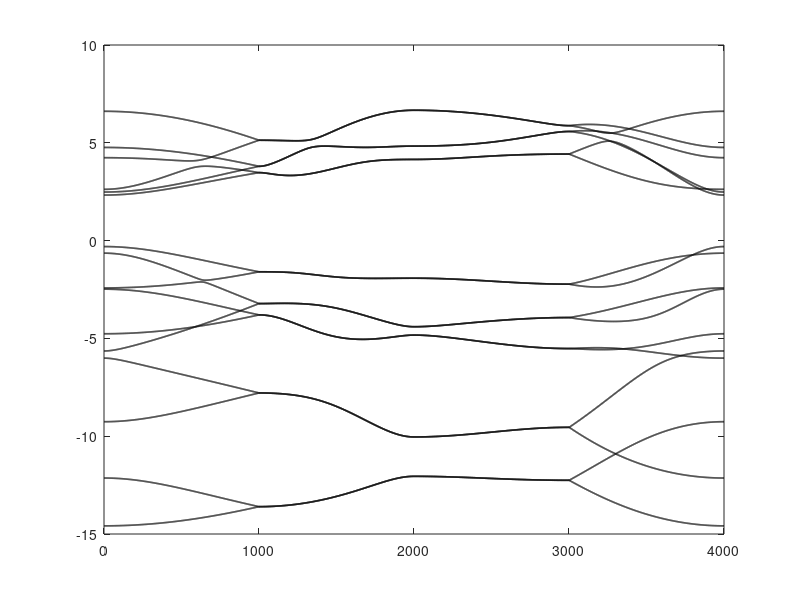

MATLAB code for this plot: (Note: this script raises an error after producing the figure.)
clear all;
close all;
clc;
 
% Parámetros de la red
a = 4.62;
b = 3.30;
gamma = 76.31;
alfa = 98.15/2;
s = sind(gamma);
c = cosd(gamma);
smedios = sind(alfa);
cmedios = cosd(alfa);
Omega = sqrt(1-s^2);
Delta = (-s);
Es = -8.8;
Epx = 0;
Epy = 0;
Epz = 0;   
Vsssigma = -1.59;
Vspsigma = 2.39;
Vppsigma = 4.03;
Vpppi = -1.14;

% Número de puntos por tramo
N = 1000;

% Puntos de alta simetría
G = [0, 0];
X = [pi/a, 0];
S = [pi/a, pi/b];
Y = [0, pi/b];

% Definir segmentos del camino de simetría
k_GX  = [linspace(G(1), X(1), N )', linspace(G(2), X(2), N )'];
k_XS  = [linspace(X(1), S(1), N )', linspace(X(2), S(2), N )'];
k_SY  = [linspace(S(1), Y(1), N)', linspace(S(2), Y(2), N )'];
k_YG  = [linspace(Y(1), G(1), N)', linspace(Y(2), G(2), N )'];

% Camino completo
k_path = [k_GX; k_XS; k_SY; k_YG];

% Cálculo de las bandas
bands = zeros(size(k_path,1), 16);
for i = 1:size(k_path,1)
    kx = k_path(i,1);
    ky = k_path(i,2);
   
     % Matriz h0
        h0=[
        Es 0 0 0 Vsssigma Omega*Vspsigma 0 -Delta*Vspsigma 0 0 0 0 Vsssigma -cmedios*Vspsigma -smedios*Vspsigma 0; 
        0 Epx 0 0 -Omega*Vspsigma Omega^2*Vppsigma+(1-Omega^2)*Vpppi 0 -Omega*Delta*(Vppsigma-Vpppi) 0 0 0 0 cmedios*Vspsigma cmedios^2*Vppsigma+(1-cmedios^2)*Vpppi smedios*cmedios*(Vppsigma-Vpppi) 0;
        0 0 Epy 0 0 0 Vpppi 0 0 0 0 0 smedios*Vspsigma smedios*cmedios*(Vppsigma-Vpppi) smedios^2*Vppsigma+(1-smedios^2)*Vpppi 0; 
        0 0 0 Epz Delta*Vspsigma -Omega*Delta*(Vppsigma-Vpppi) 0 Delta^2*Vppsigma+(1-Delta^2)*Vpppi 0 0 0 0 0 0 0 Vpppi; 
        Vsssigma -Omega*Vspsigma 0 Delta*Vspsigma Es 0 0 0 Vsssigma cmedios*Vspsigma -smedios*Vspsigma 0 0 0 0 0; 
        Omega*Vspsigma Omega^2*Vppsigma+(1-Omega^2)*Vpppi 0 -Omega*Delta*(Vppsigma-Vpppi) 0 Epx 0 0 -cmedios*Vspsigma cmedios^2*Vppsigma+(1-cmedios^2)*Vpppi -smedios*cmedios*(Vppsigma-Vpppi) 0 0 0 0 0; 
        0 0 Vpppi 0 0 0 Epy 0 smedios*Vspsigma -smedios*cmedios*(Vppsigma-Vpppi) smedios^2*Vppsigma+(1-smedios^2)*Vpppi 0 0 0 0 0;
        -Delta*Vspsigma -Omega*Delta*(Vppsigma-Vpppi) 0 Delta^2*Vppsigma+(1-Delta^2)*Vpppi 0 0 0 Epz 0 0 0 Vpppi 0 0 0 0; 
        0 0 0 0 Vsssigma -cmedios*Vspsigma smedios*Vspsigma 0 Es 0 0 0 0 0 0 0; 
        0 0 0 0 cmedios*Vspsigma cmedios^2*Vppsigma+(1-cmedios^2)*Vpppi -smedios*cmedios*(Vppsigma-Vpppi) 0 0 Epx 0 0 0 0 0 0; 
        0 0 0 0 -smedios*Vspsigma -smedios*cmedios*(Vppsigma-Vpppi) smedios^2*Vppsigma+(1-smedios^2)*Vpppi 0 0 0 Epy 0 0 0 0 0;  
        0 0 0 0 0 0 0 Vpppi 0 0 0 Epz 0 0 0 0; 
        Vsssigma cmedios*Vspsigma smedios*Vspsigma 0 0 0 0 0 0 0 0 0 Es 0 0 0; 
        -cmedios*Vspsigma cmedios^2*Vppsigma+(1-cmedios^2)*Vpppi smedios*cmedios*(Vppsigma-Vpppi) 0 0 0 0 0 0 0 0 0 0 Epx 0 0;
        -smedios*Vspsigma smedios*cmedios*(Vppsigma-Vpppi) smedios^2*Vppsigma+(1-smedios^2)*Vpppi 0 0 0 0 0 0 0 0 0 0 0 Epy 0; 
        0 0 0 Vpppi 0 0 0 0 0 0 0 0 0 0 0 Epz; 
        ];
        % Matriz h1
        A=[
        0 0 0 0 0 0 0 0 0 0 0 0 Vsssigma -cmedios*Vspsigma smedios*Vspsigma 0; 
        0 0 0 0 0 0 0 0 0 0 0 0 cmedios*Vspsigma cmedios^2*Vppsigma+(1-cmedios^2)*Vpppi -smedios*cmedios*(Vppsigma-Vpppi) 0;
        0 0 0 0 0 0 0 0 0 0 0 0 -smedios*Vspsigma -smedios*cmedios*(Vppsigma-Vpppi) smedios^2*Vppsigma+(1-smedios^2)*Vpppi 0; 
        0 0 0 0 0 0 0 0 0 0 0 0 0 0 0 Vpppi; 
        0 0 0 0 0 0 0 0 Vsssigma cmedios*Vspsigma smedios*Vspsigma 0 0 0 0 0; 
        0 0 0 0 0 0 0 0 -cmedios*Vspsigma cmedios^2*Vppsigma+(1-cmedios^2)*Vpppi smedios*cmedios*(Vppsigma-Vpppi) 0 0 0 0 0;
        0 0 0 0 0 0 0 0 -smedios*Vspsigma smedios*cmedios*(Vppsigma-Vpppi) smedios^2*Vppsigma+(1-smedios^2)*Vpppi 0 0 0 0 0; 
        0 0 0 0 0 0 0 0 0 0 0 Vpppi 0 0 0 0; 
        0 0 0 0 0 0 0 0 0 0 0 0 0 0 0 0; 
        0 0 0 0 0 0 0 0 0 0 0 0 0 0 0 0; 
        0 0 0 0 0 0 0 0 0 0 0 0 0 0 0 0;
        0 0 0 0 0 0 0 0 0 0 0 0 0 0 0 0;
        0 0 0 0 0 0 0 0 0 0 0 0 0 0 0 0; 
        0 0 0 0 0 0 0 0 0 0 0 0 0 0 0 0; 
        0 0 0 0 0 0 0 0 0 0 0 0 0 0 0 0;
        0 0 0 0 0 0 0 0 0 0 0 0 0 0 0 0;
        ];
        h1 = A * exp(1i*b*ky);
        % Matriz h2
        B = [
        0 0 0 0 0 0 0 0 0 0 0 0 0 0 0 0;
        0 0 0 0 0 0 0 0 0 0 0 0 0 0 0 0;
        0 0 0 0 0 0 0 0 0 0 0 0 0 0 0 0;
        0 0 0 0 0 0 0 0 0 0 0 0 0 0 0 0;
        0 0 0 0 0 0 0 0 0 0 0 0 0 0 0 0;
        0 0 0 0 0 0 0 0 0 0 0 0 0 0 0 0;
        0 0 0 0 0 0 0 0 0 0 0 0 0 0 0 0;
        0 0 0 0 0 0 0 0 0 0 0 0 0 0 0 0;
        0 0 0 0 0 0 0 0 0 0 0 0 Vsssigma Omega*Vspsigma 0 Delta*Vspsigma; 
        0 0 0 0 0 0 0 0 0 0 0 0 -Omega*Vspsigma Omega^2*Vppsigma+(1-Omega^2)*Vpppi 0 Delta*Omega*(Vppsigma-Vpppi);
        0 0 0 0 0 0 0 0 0 0 0 0 0 0 Vpppi 0; 
        0 0 0 0 0 0 0 0 0 0 0 0 -Delta*Vspsigma Delta*Omega*(Vppsigma-Vpppi) 0 Delta^2*Vppsigma+(1-Delta^2)*Vpppi; 
        0 0 0 0 0 0 0 0 0 0 0 0 0 0 0 0;
        0 0 0 0 0 0 0 0 0 0 0 0 0 0 0 0;
        0 0 0 0 0 0 0 0 0 0 0 0 0 0 0 0;
        0 0 0 0 0 0 0 0 0 0 0 0 0 0 0 0; 
        ];
        h2 = B*exp(1i*a*kx);
      
        % Hamiltoniano total
        H = h0 + h1 + h2 + h1' + h2';
    % Calcular autovalores ordenados
    bands(i,:) = sort(real(eig(H)))'; % usar sort para continuidad visual
end
% Eje x para graficar
x = 1:size(k_path,1);
% Posiciones y etiquetas de los puntos de alta simetría
xticks_pos = [1, N, 2*N, 3*N, 4*N];
xtick_labels = {'\Gamma','X','S','Y', '\Gamma'};
% Gráfico
figure;
plot(x, bands, 'k', 'LineWidth', 1.2); % todas líneas negras
xline(xticks_pos, '--k'); % líneas verticales en puntos de simetría
xticks(xticks_pos);
xticklabels(xtick_labels);
xlabel('\sl Trayectoria en la zona de Brillouin','FontSize', 10,'Color', 'k');
ylabel('\sl Energía (eV)','FontSize', 10,'Color', 'k');
title('');
ylim([-20 10]); % ajustar al rango típico
grid on;